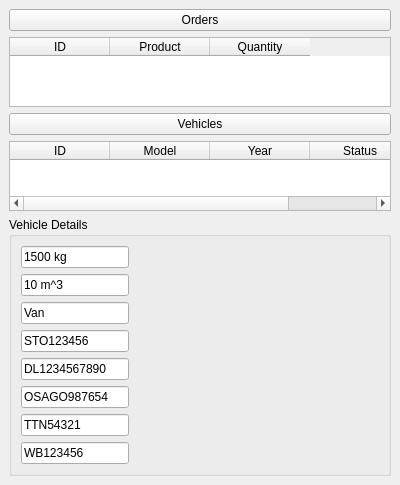
<?xml version="1.0" encoding="UTF-8"?>
<ui version="4.0">
 <class>MainWindow</class>
 <widget class="QMainWindow" name="MainWindow">
  <property name="geometry">
   <rect>
    <x>0</x>
    <y>0</y>
    <width>400</width>
    <height>300</height>
   </rect>
  </property>
  <property name="windowTitle">
   <string>MainWindow</string>
  </property>
  <widget class="QWidget" name="centralwidget">
   <layout class="QVBoxLayout" name="verticalLayout">
    <item>
     <widget class="QPushButton" name="orderButton">
      <property name="text">
       <string>Orders</string>
      </property>
     </widget>
    </item>
    <item>
     <widget class="QTableWidget" name="orderTable">
      <column>
       <property name="text">
        <string>ID</string>
       </property>
      </column>
      <column>
       <property name="text">
        <string>Product</string>
       </property>
      </column>
      <column>
       <property name="text">
        <string>Quantity</string>
       </property>
      </column>
      <item row="0" column="0">
       <property name="text">
        <string>1</string>
       </property>
      </item>
      <item row="0" column="1">
       <property name="text">
        <string>Widget</string>
       </property>
      </item>
      <item row="0" column="2">
       <property name="text">
        <string>5</string>
       </property>
      </item>
     </widget>
    </item>
    <item>
     <widget class="QPushButton" name="vehicleButton">
      <property name="text">
       <string>Vehicles</string>
      </property>
     </widget>
    </item>
    <item>
     <widget class="QTableWidget" name="vehicleTable">
      <column>
       <property name="text">
        <string>ID</string>
       </property>
      </column>
      <column>
       <property name="text">
        <string>Model</string>
       </property>
      </column>
      <column>
       <property name="text">
        <string>Year</string>
       </property>
      </column>
      <column>
       <property name="text">
        <string>Status</string>
       </property>
      </column>
      <item row="0" column="0">
       <property name="text">
        <string>1</string>
       </property>
      </item>
      <item row="0" column="1">
       <property name="text">
        <string>Car</string>
       </property>
      </item>
      <item row="0" column="2">
       <property name="text">
        <string>2022</string>
       </property>
      </item>
      <item row="0" column="3">
       <property name="text">
        <string>In Progress</string>
       </property>
      </item>
     </widget>
    </item>
    <item>
     <widget class="QGroupBox" name="vehicleDetailsGroupBox">
      <property name="title">
       <string>Vehicle Details</string>
      </property>
      <layout class="QFormLayout" name="formLayout">
       <item row="0" column="0">
        <widget class="QLineEdit" name="payloadLineEdit">
         <property name="text">
          <string>1500 kg</string>
         </property>
        </widget>
       </item>
       <item row="1" column="0">
        <widget class="QLineEdit" name="volumeLineEdit">
         <property name="text">
          <string>10 m^3</string>
         </property>
        </widget>
       </item>
       <item row="2" column="0">
        <widget class="QLineEdit" name="bodyTypeLineEdit">
         <property name="text">
          <string>Van</string>
         </property>
        </widget>
       </item>
       <item row="3" column="0">
        <widget class="QLineEdit" name="stoLineEdit">
         <property name="text">
          <string>STO123456</string>
         </property>
        </widget>
       </item>
       <item row="4" column="0">
        <widget class="QLineEdit" name="driverLicenseLineEdit">
         <property name="text">
          <string>DL1234567890</string>
         </property>
        </widget>
       </item>
       <item row="5" column="0">
        <widget class="QLineEdit" name="osagoLineEdit">
         <property name="text">
          <string>OSAGO987654</string>
         </property>
        </widget>
       </item>
       <item row="6" column="0">
        <widget class="QLineEdit" name="ttnLineEdit">
         <property name="text">
          <string>TTN54321</string>
         </property>
        </widget>
       </item>
       <item row="7" column="0">
        <widget class="QLineEdit" name="waybillLineEdit">
         <property name="text">
          <string>WB123456</string>
         </property>
        </widget>
       </item>
      </layout>
     </widget>
    </item>
   </layout>
  </widget>
 </widget>
 <resources/>
 <connections/>
</ui>
